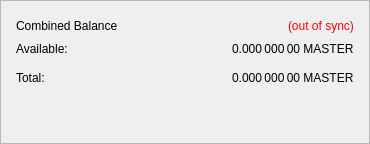
                   <widget class="QFrame" name="frame_CombinedBalances">
                    <property name="sizePolicy">
                     <sizepolicy hsizetype="Expanding" vsizetype="Expanding">
                      <horstretch>0</horstretch>
                      <verstretch>0</verstretch>
                     </sizepolicy>
                    </property>
                    <property name="minimumSize">
                     <size>
                      <width>370</width>
                      <height>0</height>
                     </size>
                    </property>
                    <property name="frameShape">
                     <enum>QFrame::StyledPanel</enum>
                    </property>
                    <property name="frameShadow">
                     <enum>QFrame::Raised</enum>
                    </property>
                    <layout class="QVBoxLayout" name="verticalLayout_5">
                     <property name="leftMargin">
                      <number>15</number>
                     </property>
                     <property name="topMargin">
                      <number>15</number>
                     </property>
                     <property name="rightMargin">
                      <number>15</number>
                     </property>
                     <property name="bottomMargin">
                      <number>15</number>
                     </property>
                     <item>
                      <layout class="QHBoxLayout" name="horizontalLayout_5" stretch="0,0,0">
                       <item>
                        <widget class="QLabel" name="label_5z">
                         <property name="minimumSize">
                          <size>
                           <width>170</width>
                           <height>20</height>
                          </size>
                         </property>
                         <property name="font">
                          <font/>
                         </property>
                         <property name="toolTip">
                          <string>Combined Balance (including unconfirmed and immature coins)</string>
                         </property>
                         <property name="text">
                          <string>Combined Balance</string>
                         </property>
                        </widget>
                       </item>
                       <item>
                        <spacer name="horizontalSpacer_1">
                         <property name="orientation">
                          <enum>Qt::Horizontal</enum>
                         </property>
                         <property name="sizeHint" stdset="0">
                          <size>
                           <width>40</width>
                           <height>20</height>
                          </size>
                         </property>
                        </spacer>
                       </item>
                       <item>
                        <widget class="QLabel" name="labelWalletStatus">
                         <property name="cursor">
                          <cursorShape>WhatsThisCursor</cursorShape>
                         </property>
                         <property name="toolTip">
                          <string>The displayed information may be out of date. Your wallet automatically synchronizes with the MasterStake network after a connection is established, but this process has not completed yet.</string>
                         </property>
                         <property name="styleSheet">
                          <string notr="true">QLabel { color: red; }</string>
                         </property>
                         <property name="text">
                          <string notr="true">(out of sync)</string>
                         </property>
                         <property name="alignment">
                          <set>Qt::AlignLeading|Qt::AlignLeft|Qt::AlignVCenter</set>
                         </property>
                        </widget>
                       </item>
                      </layout>
                     </item>
                     <item>
                      <layout class="QGridLayout" name="gridLayout_3">
                       <property name="spacing">
                        <number>12</number>
                       </property>
                       <item row="1" column="0">
                        <widget class="QLabel" name="labelBalanceTextz">
                         <property name="text">
                          <string>Available:</string>
                         </property>
                        </widget>
                       </item>
                       <item row="2" column="0">
                        <widget class="QLabel" name="labelTotalTextz">
                         <property name="text">
                          <string>Total:</string>
                         </property>
                        </widget>
                       </item>
                       <item row="2" column="2">
                        <widget class="QLabel" name="labelTotalz">
                         <property name="font">
                          <font/>
                         </property>
                         <property name="cursor">
                          <cursorShape>IBeamCursor</cursorShape>
                         </property>
                         <property name="toolTip">
                          <string>Total Balance, including all unavailable coins.</string>
                         </property>
                         <property name="text">
                          <string notr="true">0.000 000 00 MASTER</string>
                         </property>
                         <property name="alignment">
                          <set>Qt::AlignLeading|Qt::AlignLeft|Qt::AlignVCenter</set>
                         </property>
                         <property name="textInteractionFlags">
                          <set>Qt::LinksAccessibleByMouse|Qt::TextSelectableByKeyboard|Qt::TextSelectableByMouse</set>
                         </property>
                        </widget>
                       </item>
                       <item row="2" column="1">
                        <spacer name="horizontalSpacer_2">
                         <property name="orientation">
                          <enum>Qt::Horizontal</enum>
                         </property>
                         <property name="sizeHint" stdset="0">
                          <size>
                           <width>40</width>
                           <height>20</height>
                          </size>
                         </property>
                        </spacer>
                       </item>
                       <item row="1" column="2">
                        <widget class="QLabel" name="labelBalancez">
                         <property name="font">
                          <font/>
                         </property>
                         <property name="cursor">
                          <cursorShape>IBeamCursor</cursorShape>
                         </property>
                         <property name="toolTip">
                          <string>Your current spendable balance</string>
                         </property>
                         <property name="text">
                          <string notr="true">0.000 000 00 MASTER</string>
                         </property>
                         <property name="alignment">
                          <set>Qt::AlignLeading|Qt::AlignLeft|Qt::AlignVCenter</set>
                         </property>
                         <property name="textInteractionFlags">
                          <set>Qt::LinksAccessibleByMouse|Qt::TextSelectableByKeyboard|Qt::TextSelectableByMouse</set>
                         </property>
                        </widget>
                       </item>
                      </layout>
                     </item>
                     <item>
                      <spacer name="verticalSpacer_1">
                       <property name="orientation">
                        <enum>Qt::Vertical</enum>
                       </property>
                       <property name="sizeType">
                        <enum>QSizePolicy::Expanding</enum>
                       </property>
                       <property name="sizeHint" stdset="0">
                        <size>
                         <width>20</width>
                         <height>40</height>
                        </size>
                       </property>
                      </spacer>
                     </item>
                    </layout>
                   </widget>
